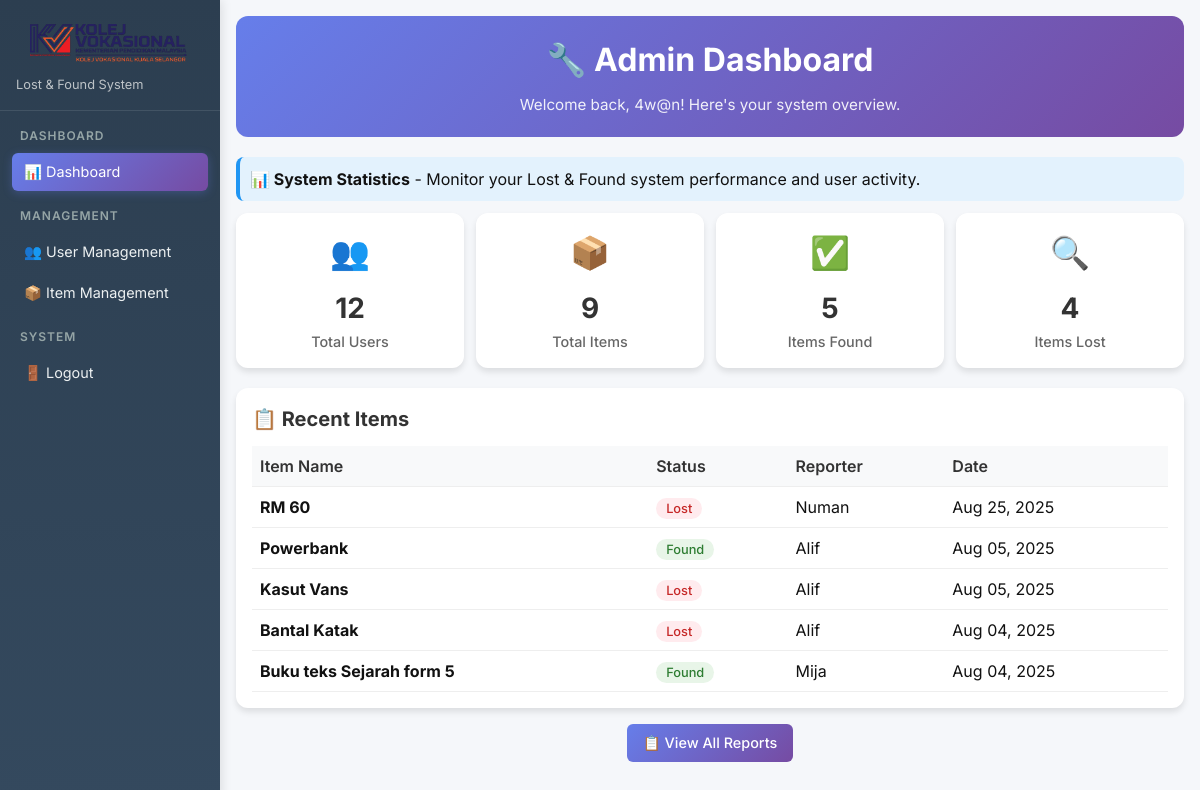
The app's page /MySistem/Lost&Found/admin_homepage.php (signed in) with its own data.
### tables this page shows
CREATE TABLE `item` (
  `id_item` int(5) NOT NULL,
  `nm_item` varchar(50) NOT NULL,
  `tarikh` date NOT NULL,
  `th_item` date NOT NULL,
  `etc_item` varchar(200) DEFAULT NULL,
  `img_item` varchar(255) DEFAULT NULL,
  `status` varchar(10) NOT NULL,
  `reward` varchar(50) DEFAULT NULL,
  `nm_pengguna` varchar(50) NOT NULL,
  `un_pengguna` varchar(20) NOT NULL,
  `no_pengguna` varchar(20) NOT NULL
);

### MySistem/Lost&Found/admin_homepage.php (the view, shortened to what this page needs)
<?php
    include('config.php');
    $username = $_SESSION['username'];
    $stats = array();
    $query = "SELECT COUNT(*) as total_users FROM pengguna";
    $result = mysqli_query($conn, $query);
    $stats['total_users'] = mysqli_fetch_assoc($result)['total_users'];
    $query = "SELECT COUNT(*) as total_items FROM item";
    $result = mysqli_query($conn, $query);
    $stats['total_items'] = mysqli_fetch_assoc($result)['total_items'];
    $query = "SELECT COUNT(*) as found_items FROM item WHERE status = 'Found'";
    $result = mysqli_query($conn, $query);
    $stats['found_items'] = mysqli_fetch_assoc($result)['found_items'];
    $query = "SELECT COUNT(*) as lost_items FROM item WHERE status = 'Lost'";
    $result = mysqli_query($conn, $query);
    $stats['lost_items'] = mysqli_fetch_assoc($result)['lost_items'];
    $query = "SELECT nm_item, th_item, status, nm_pengguna FROM item ORDER BY th_item DESC LIMIT 5";
    $recent_items = mysqli_query($conn, $query);
?>
<!DOCTYPE html>
<html lang="en">
<head>
    <link rel="stylesheet" href="home.css">
    <link rel="stylesheet" href="admin.css">
</head>
<body>
    <div class="admin-layout">
        <div class="admin-sidebar" id="adminSidebar">
            <div class="sidebar-header">
                <div class="logo-kv">
                <img src="banner.png">
                </div>
                <p>Lost & Found System</p>
            </div>
            <div class="sidebar-nav">
                <div class="nav-section">
                    <div class="nav-section-title">Dashboard</div>
                    <a href="admin_homepage.php" class="nav-item active">
                        📊 Dashboard
                    </a>
                </div>
                <div class="nav-section">
                    <div class="nav-section-title">Management</div>
                    <a href="admin_user.php" class="nav-item">
                        👥 User Management
                    </a>
                    <a href="admin_item.php" class="nav-item">
                        📦 Item Management
                    </a>
                </div>
                <div class="nav-section">
                    <div class="nav-section-title">System</div>
                    <a href="logout.php" class="nav-item">
                        🚪 Logout
                    </a>
                </div>
            </div>
        </div>
        <div class="admin-main">
            <div class="admin-container">
        <div class="admin-header">
            <h1>🔧 Admin Dashboard</h1>
            <p>Welcome back, <?php echo htmlspecialchars($username); ?>! Here's your system overview.</p>
        </div>
        <div class="welcome-message">
            <strong>📊 System Statistics</strong> - Monitor your Lost & Found system performance and user activity.
        </div>
        <div class="stats-grid">
            <div class="stat-card">
                <div class="stat-icon users-icon">👥</div>
                <div class="stat-number"><?php echo $stats['total_users']; ?></div>
                <div class="stat-label">Total Users</div>
            </div>
            <div class="stat-card">
                <div class="stat-icon items-icon">📦</div>
                <div class="stat-number"><?php echo $stats['total_items']; ?></div>
                <div class="stat-label">Total Items</div>
            </div>
            <div class="stat-card">
                <div class="stat-icon found-icon">✅</div>
                <div class="stat-number"><?php echo $stats['found_items']; ?></div>
                <div class="stat-label">Items Found</div>
            </div>
            <div class="stat-card">
                <div class="stat-icon lost-icon">🔍</div>
                <div class="stat-number"><?php echo $stats['lost_items']; ?></div>
                <div class="stat-label">Items Lost</div>
            </div>
        </div>
        <div class="recent-section">
            <h2>📋 Recent Items</h2>
            <table class="recent-items-table">
                <thead>
                    <tr>
                        <th>Item Name</th>
                        <th>Status</th>
                        <th>Reporter</th>
                        <th>Date</th>
                    </tr>
                </thead>
                <tbody>
                    <?php if (mysqli_num_rows($recent_items) > 0): ?>
                        <?php while ($item = mysqli_fetch_assoc($recent_items)): ?>
                            <tr>
                                <td><strong><?php echo htmlspecialchars($item['nm_item']); ?></strong></td>
                                <td>
                                    <span class="status-badge status-<?php echo strtolower($item['status']); ?>">
                                        <?php echo htmlspecialchars($item['status']); ?>
                                    </span>
                                </td>
                                <td><?php echo htmlspecialchars($item['nm_pengguna']); ?></td>
                                <td><?php echo date('M d, Y', strtotime($item['th_item'])); ?></td>
                            </tr>
                        <?php endwhile; ?>
                    <?php endif; ?>
                </tbody>
            </table>
        </div>
        <div class="admin-actions">
            <a href="admin_item.php" class="admin-btn admin-btn-primary">📋 View All Reports</a>
        </div>
            </div>
        </div>
    </div>
</body>
</html>

### MySistem/Lost&Found/home.css (style rules this page uses)
* { margin: 0; padding: 0; box-sizing: border-box; font-family: 'Inter', -apple-system, BlinkMacSystemFont, 'Segoe UI', Roboto, sans-serif; -webkit-font-smoothing: antialiased; -moz-osx-font-smoothing: grayscale; }
body { background: #f4f4f5; color: #111; min-height: 100vh; line-height: 1.5; }
.logo-kv { text-align: center; }
.logo-kv img { margin-top: 20px; width: 200px; height: 50px; }

### MySistem/Lost&Found/admin.css (style rules this page uses)
body { margin: 0; padding: 0; font-family: 'Inter', sans-serif; background-color: #f5f7fa; }
.admin-layout { display: flex; min-height: 100vh; }
.admin-sidebar { width: 220px; background: linear-gradient(180deg, #2c3e50 0%, #34495e 100%); color: white; padding: 12px 0; box-shadow: 2px 0 10px rgba(0, 0, 0, 0.1); position: fixed; height: 100vh; overflow-y: auto; }
.admin-sidebar .logo-kv img { margin-top: 12px; width: 160px; height: 40px; }
.sidebar-header { padding: 0 16px 16px 16px; border-bottom: 1px solid rgba(255, 255, 255, 0.1); margin-bottom: 16px; }
.sidebar-header p { margin: 5px 0 0 0; font-size: 0.8rem; color: #bdc3c7; }
.sidebar-nav { padding: 0 12px; }
.nav-section { margin-bottom: 16px; }
.nav-section-title { font-size: 0.75rem; font-weight: 600; color: #95a5a6; text-transform: uppercase; letter-spacing: 1px; margin-bottom: 8px; padding: 0 8px; }
.nav-item { display: block; padding: 8px 12px; color: #ecf0f1; text-decoration: none; border-radius: 6px; margin-bottom: 4px; transition: all 0.3s ease; font-size: 0.9rem; }
.nav-item.active { background: linear-gradient(135deg, #667eea 0%, #764ba2 100%); color: white; box-shadow: 0 2px 10px rgba(102, 126, 234, 0.3); }
.admin-main { flex: 1; margin-left: 220px; padding: 16px; }
.admin-container { max-width: 1200px; margin: 0 auto; }
.admin-header { background: linear-gradient(135deg, #667eea 0%, #764ba2 100%); color: white; padding: 20px; border-radius: 12px; margin-bottom: 20px; text-align: center; }
.admin-header h1 { margin: 0; font-size: 2rem; font-weight: 700; }
.admin-header p { margin: 10px 0 0 0; font-size: 0.95rem; opacity: 0.9; }
.stats-grid { display: grid; grid-template-columns: repeat(auto-fit, minmax(220px, 1fr)); gap: 12px; margin-bottom: 20px; }
.stat-card { background: white; padding: 16px; border-radius: 12px; box-shadow: 0 4px 6px rgba(0, 0, 0, 0.1); text-align: center; transition: transform 0.3s ease, box-shadow 0.3s ease; }
.stat-icon { font-size: 2rem; margin-bottom: 10px; }
.stat-number { font-size: 1.75rem; font-weight: 700; color: #333; margin-bottom: 2px; }
.stat-label { font-size: 0.9rem; color: #666; font-weight: 500; }
.users-icon { color: #4CAF50; }
.items-icon { color: #2196F3; }
.found-icon { color: #FF9800; }
.lost-icon { color: #F44336; }
.recent-section { background: white; padding: 16px; border-radius: 12px; box-shadow: 0 4px 6px rgba(0, 0, 0, 0.1); }
.recent-section h2 { margin: 0 0 12px 0; color: #333; font-size: 1.25rem; }
.recent-items-table { width: 100%; border-collapse: collapse; }
.recent-items-table th, .recent-items-table td { padding: 8px; text-align: left; border-bottom: 1px solid #eee; }
.recent-items-table th { background-color: #f8f9fa; font-weight: 600; color: #333; }
.status-badge { padding: 3px 10px; border-radius: 16px; font-size: 0.8rem; font-weight: 500; }
.status-found { background-color: #e8f5e8; color: #2e7d32; }
.status-lost { background-color: #ffebee; color: #c62828; }
.admin-actions { display: flex; gap: 10px; margin-top: 16px; justify-content: center; }
.admin-btn { padding: 8px 16px; border: none; border-radius: 6px; font-size: 0.9rem; font-weight: 500; cursor: pointer; text-decoration: none; display: inline-block; transition: all 0.3s ease; }
.admin-btn-primary { background: linear-gradient(135deg, #667eea 0%, #764ba2 100%); color: white; }
.welcome-message { background: #e3f2fd; padding: 10px; border-radius: 8px; margin-bottom: 12px; border-left: 4px solid #2196F3; }

### records on screen
item: nm_item "RM 60", status "Lost", nm_pengguna "Numan", th_item "Aug 25, 2025"
item: nm_item "Powerbank", status "Found", nm_pengguna "Alif", th_item "Aug 05, 2025"
item: nm_item "Kasut Vans", status "Lost", nm_pengguna "Alif", th_item "Aug 05, 2025"
item: nm_item "Bantal Katak", status "Lost", nm_pengguna "Alif", th_item "Aug 04, 2025"
item: nm_item "Buku teks Sejarah form 5", status "Found", nm_pengguna "Mija", th_item "Aug 04, 2025"

### other values on screen
$username "4w@n"
$stats['total_users'] "12"
$stats['total_items'] "9"
$stats['found_items'] "5"
$stats['lost_items'] "4"
